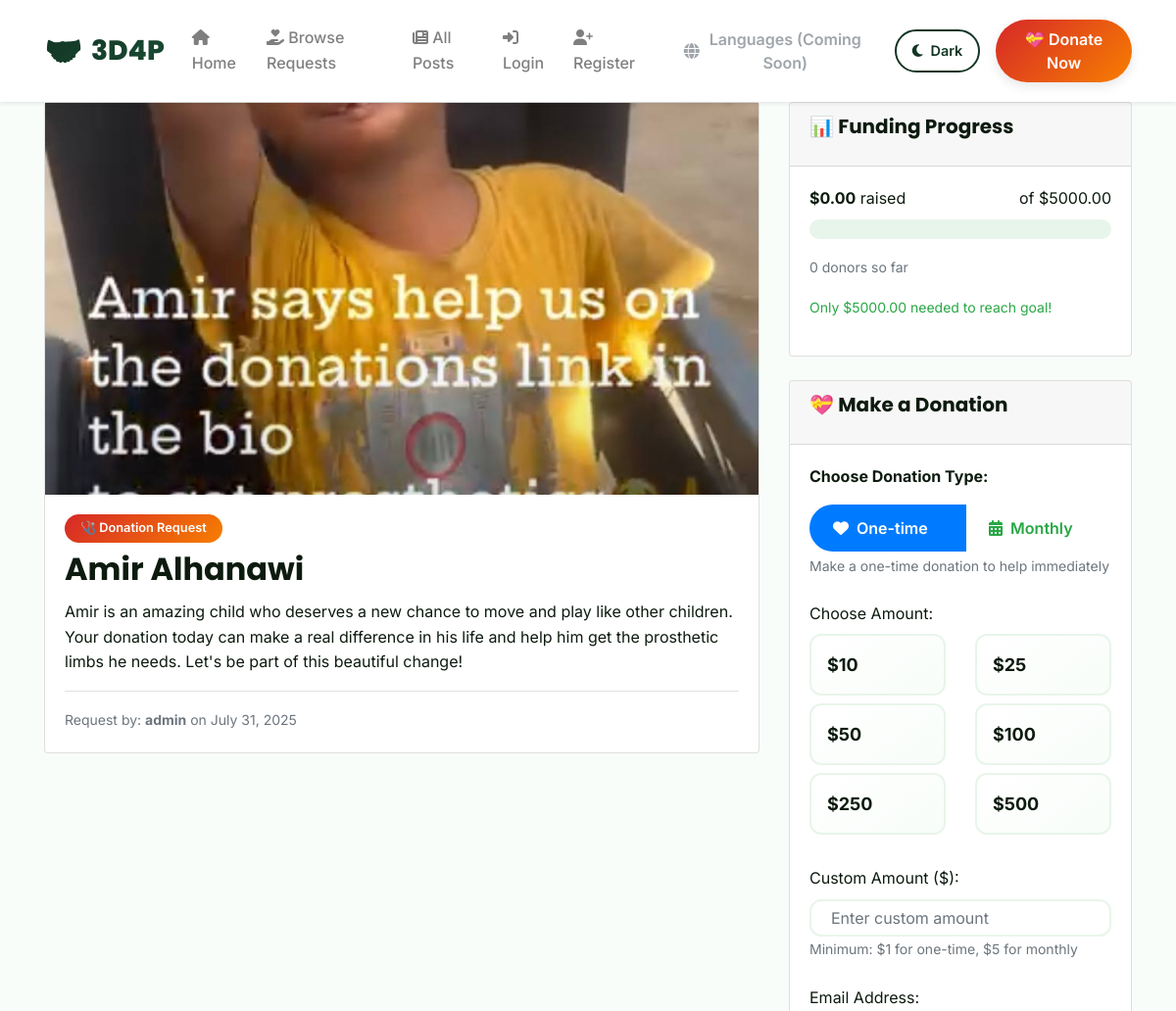
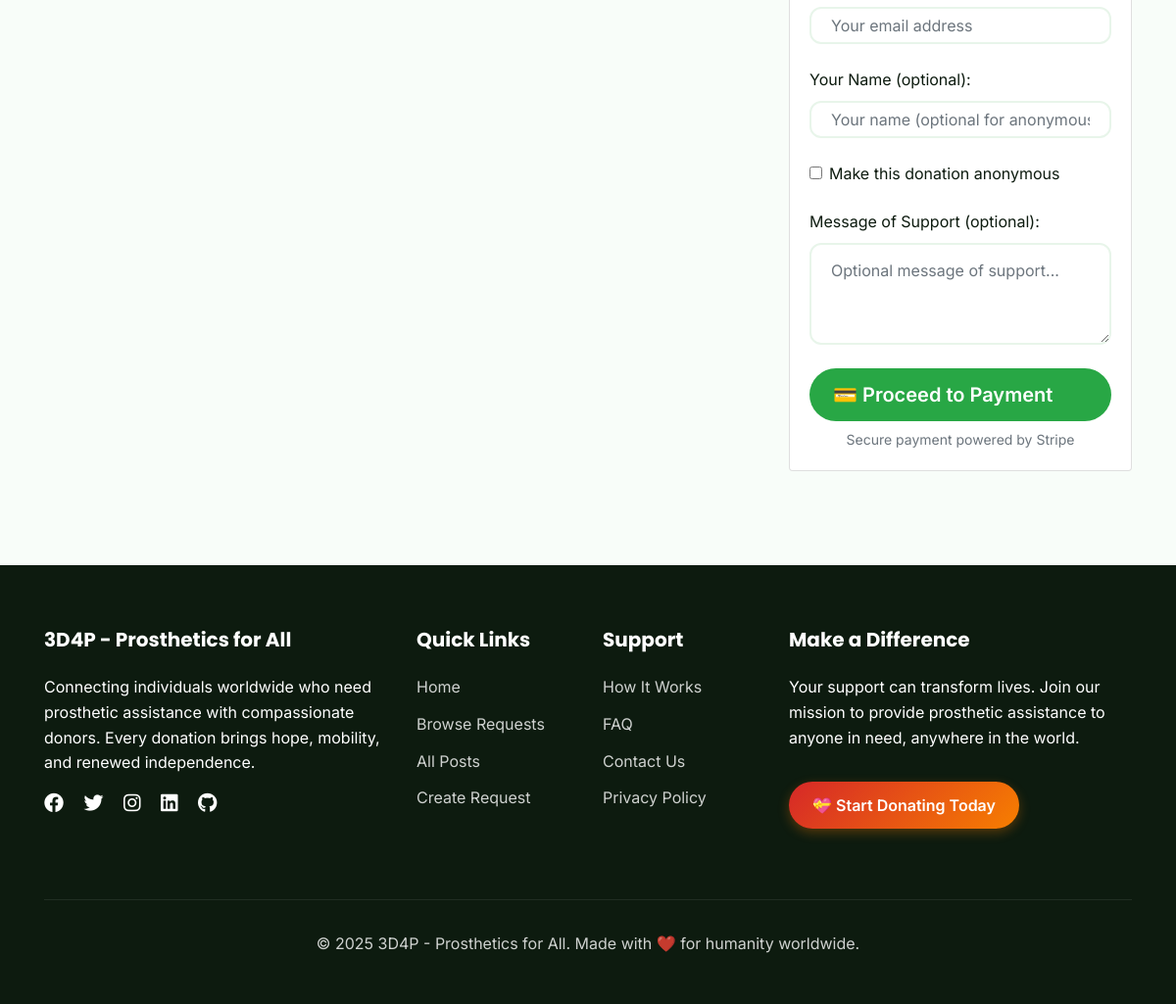
/donations/donate/66/, run on the app's committed database (2 pictures, top to bottom).
### posts/models.py (models this page shows, shortened)
class Post(models.Model):
    POST_TYPE_CHOICES = [
        ('regular', 'Regular Post'),
        ('donation', 'Donation Request'),
    ]
    author = models.ForeignKey(User, on_delete=models.CASCADE, null=True, blank=True)
    author_name = models.CharField(max_length=100, blank=True)
    title = models.CharField(max_length=200)
    content = models.TextField()
    post_type = models.CharField(max_length=20, choices=POST_TYPE_CHOICES, default='regular')
    is_approved = models.BooleanField(default=False)
    created_at = models.DateTimeField(auto_now_add=True)
    updated_at = models.DateTimeField(auto_now=True)
    view_count = models.IntegerField(default=0)
    share_count = models.IntegerField(default=0)
    image = models.ImageField(upload_to='post_images/', null=True, blank=True)

### users/models.py (models this page shows, shortened)
class CustomUser(AbstractUser):
    is_member = models.BooleanField(default=False)
    is_verified = models.BooleanField(default=False)
    bio = models.TextField(blank=True)
    date_of_birth = models.DateField(null=True, blank=True)
    pass

### donations/models.py (models this page shows, shortened)
class DonationGoal(models.Model):
    post = models.OneToOneField(Post, on_delete=models.CASCADE, related_name='donation_goal')
    goal_amount = models.DecimalField(max_digits=10, decimal_places=2)
    current_amount = models.DecimalField(max_digits=10, decimal_places=2, default=Decimal('0.00'))
    is_active = models.BooleanField(default=True)
    created_at = models.DateTimeField(auto_now_add=True)
    @property
    def progress_percentage(self):
        if self.goal_amount == 0:
            return 0
        return min((self.current_amount / self.goal_amount) * 100, 100)
    @property
    def remaining_amount(self):
        return max(self.goal_amount - self.current_amount, Decimal('0.00'))
    def update_current_amount(self):
        total = self.post.donations.filter(payment_status='completed').aggregate(
            total=models.Sum('amount')
        )['total'] or Decimal('0.00')
        self.current_amount = total
        self.save()
        return self.current_amount
    @property
    def total_monthly_supporters(self):
        return self.post.monthly_subscriptions.filter(status='active').count()

class Donation(models.Model):
    PAYMENT_STATUS_CHOICES = [
        ('pending', 'Pending'),
        ('processing', 'Processing'),
        ('completed', 'Completed'),
        ('failed', 'Failed'),
        ('refunded', 'Refunded'),
        ('cancelled', 'Cancelled'),
    ]
    DONATION_TYPE_CHOICES = [
        ('one_time', 'One-time'),
        ('monthly', 'Monthly'),
    ]
    id = models.UUIDField(primary_key=True, default=uuid.uuid4, editable=False)
    post = models.ForeignKey(Post, on_delete=models.CASCADE, related_name='donations')
    donor = models.ForeignKey(User, on_delete=models.CASCADE, null=True, blank=True)
    donor_name = models.CharField(max_length=100, blank=True)
    donor_email = models.EmailField()
    amount = models.DecimalField(max_digits=10, decimal_places=2)
    message = models.TextField(blank=True, max_length=500)
    payment_status = models.CharField(max_length=20, choices=PAYMENT_STATUS_CHOICES, default='pending')
    donation_type = models.CharField(max_length=20, choices=DONATION_TYPE_CHOICES, default='one_time')
    monthly_subscription = models.ForeignKey('MonthlySubscription', on_delete=models.CASCADE, null=True, blank=True, related_name='donations')
    stripe_payment_intent_id = models.CharField(max_length=200, blank=True)
    stripe_checkout_session_id = models.CharField(max_length=200, blank=True)
    stripe_customer_id = models.CharField(max_length=200, blank=True)
    is_anonymous = models.BooleanField(default=False)
    ip_address = models.GenericIPAddressField(null=True, blank=True)
    created_at = models.DateTimeField(auto_now_add=True)
    updated_at = models.DateTimeField(auto_now=True)
    completed_at = models.DateTimeField(null=True, blank=True)
    class Meta:
        ordering = ['-created_at']
        indexes = [
            models.Index(fields=['payment_status']),
            models.Index(fields=['post', 'payment_status']),
        ]

### donations/views.py (the view)
# urls.py: path('donate/<int:post_id>/', views.donate_to_post, name='donate_to_post'),
def donate_to_post(request, post_id):
    post = get_object_or_404(Post, id=post_id, post_type='donation', is_approved=True)
    try:
        goal = post.donation_goal
    except DonationGoal.DoesNotExist:
        goal = DonationGoal.objects.create(
            post=post,
            goal_amount=Decimal('5000.00')  # Default goal
        )
    goal.update_current_amount()
    recent_donations = post.donations.filter(
        payment_status='completed',
        is_anonymous=False
    ).select_related('donor')[:5]
    if request.method == 'POST':
        form = DonationForm(request.POST)
        if form.is_valid():
            return process_donation(request, post, form)
    else:
        initial_data = {}
        if request.user.is_authenticated:
            initial_data = {
                'donor_name': request.user.get_full_name() or request.user.username,
                'donor_email': request.user.email,
            }
        form = DonationForm(initial=initial_data)
    context = {
        'post': post,
        'goal': goal,
        'form': form,
        'recent_donations': recent_donations,
        'stripe_public_key': getattr(settings, 'STRIPE_PUBLIC_KEY', ''),
        'total_donors': post.donations.filter(payment_status='completed').count(),
    }
    return render(request, 'donations/donate_form.html', context)

### utils/error_handlers.py (called while the page is built)
    def __call__(self, request):
        if self.is_suspicious_request(request):
            logger.warning(
                f"Suspicious request detected: {request.method} {request.get_full_path()} "
                f"from IP: {self.get_client_ip(request)}"
            )
        response = self.get_response(request)
        return response

    def is_suspicious_request(self, request):
        suspicious_patterns = [
            'admin/', 'wp-admin/', 'phpmyadmin/', '.env', 'config.php',
            'shell.php', 'cmd.php', 'eval(', 'system(', 'exec('
        ]
        path = request.get_full_path().lower()
        return any(pattern in path for pattern in suspicious_patterns)

### donations/templates/donations/donate_form.html (shortened to what this page needs)
{% extends 'base.html' %}
{% block content %}
<div class="container mt-4">
    <div class="row">
        <div class="col-md-8">
            <div class="card mb-4">
                {% if post.image or post.images.exists or post.donation_details.images.exists %}
                <div id="postImageCarousel" class="carousel slide" data-ride="carousel">
                    <div class="carousel-inner">
                        {% if post.image %}
                        <div class="carousel-item active">
                            <img src="{{ post.image.url }}" class="d-block w-100" alt="{{ post.title }}" style="max-height: 400px; object-fit: cover;">
                        </div>
                        {% endif %}
                    </div>
                </div>
                {% endif %}
                <div class="card-body">
                    <span class="badge badge-danger mb-2">🩺 Donation Request</span>
                    <h2 class="card-title">{{ post.title }}</h2>
                    <p class="card-text">{{ post.content }}</p>
                    <div class="border-top pt-3">
                        <small class="text-muted">
                            Request by:
                            {% if post.author %}
                                <strong>{{ post.author.username }}</strong>
                            {% else %}
                                <strong>{{ post.author_name }}</strong>
                            {% endif %}
                            on {{ post.created_at|date:"F j, Y" }}
                        </small>
                    </div>
                </div>
            </div>
        </div>
        <div class="col-md-4">
            {% if goal %}
            <div class="card mb-4">
                <div class="card-header">
                    <h5>📊 Funding Progress</h5>
                </div>
                <div class="card-body">
                    <div class="d-flex justify-content-between mb-2">
                        <span><strong>${{ goal.current_amount }}</strong> raised</span>
                        <span>of ${{ goal.goal_amount }}</span>
                    </div>
                    <div class="progress mb-3" style="height: 20px;">
                    </div>
                    <p><small class="text-muted">{{ total_donors }} donor{{ total_donors|pluralize }} so far</small></p>
                    <p><small class="text-success">Only ${{ goal.remaining_amount }} needed to reach goal!</small></p>
                </div>
            </div>
            {% endif %}
            <div class="card">
                <div class="card-header">
                    <h5>💝 Make a Donation</h5>
                </div>
                <div class="card-body">
                    <div class="form-group mb-4">
                        <label class="font-weight-bold">Choose Donation Type:</label>
                        <div class="btn-group btn-group-toggle w-100 mt-2" data-toggle="buttons">
                            <label class="btn btn-outline-primary active" id="oneTimeLabel">
                                <i class="fas fa-heart"></i> One-time
                            </label>
                            <label class="btn btn-outline-success" id="monthlyLabel">
                                <i class="fas fa-calendar-alt"></i> Monthly
                            </label>
                        </div>
                        <small class="text-muted d-block mt-1">
                            <span id="donationType-help">Make a one-time donation to help immediately</span>
                        </small>
                    </div>
                    <form method="post" id="donationForm">
                        <div class="form-group" id="oneTimeAmounts">
                            <label>Choose Amount:</label>
                            <div class="row">
                                <div class="col-6 mb-2">
                                    <button type="button" class="btn btn-outline-primary btn-block amount-btn" data-amount="10">$10</button>
                                </div>
                                <div class="col-6 mb-2">
                                    <button type="button" class="btn btn-outline-primary btn-block amount-btn" data-amount="25">$25</button>
                                </div>
                                <div class="col-6 mb-2">
                                    <button type="button" class="btn btn-outline-primary btn-block amount-btn" data-amount="50">$50</button>
                                </div>
                                <div class="col-6 mb-2">
                                    <button type="button" class="btn btn-outline-primary btn-block amount-btn" data-amount="100">$100</button>
                                </div>
                                <div class="col-6 mb-2">
                                    <button type="button" class="btn btn-outline-primary btn-block amount-btn" data-amount="250">$250</button>
                                </div>
                                <div class="col-6 mb-2">
                                    <button type="button" class="btn btn-outline-primary btn-block amount-btn" data-amount="500">$500</button>
                                </div>
                            </div>
                        </div>
                        <div class="form-group">
                            <label for="{{ form.amount.id_for_label }}" id="customAmountLabel">Custom Amount ($):</label>
                            {{ form.amount }}
                            <small class="text-muted" id="customAmountHelp">Minimum: $1 for one-time, $5 for monthly</small>
                        </div>
                        <div class="form-group">
                            <label for="{{ form.donor_email.id_for_label }}">Email Address:</label>
                            {{ form.donor_email }}
                        </div>
                        <div class="form-group">
                            <label for="{{ form.donor_name.id_for_label }}">Your Name (optional):</label>
                            {{ form.donor_name }}
                        </div>
                        <div class="form-group form-check">
                            {{ form.is_anonymous }}
                            <label class="form-check-label" for="{{ form.is_anonymous.id_for_label }}">
                                Make this donation anonymous
                            </label>
                        </div>
                        <div class="form-group">
                            <label for="{{ form.message.id_for_label }}">Message of Support (optional):</label>
                            {{ form.message }}
                        </div>
                        <button type="submit" class="btn btn-success btn-lg btn-block" id="submitButton">
                            💳 Proceed to Payment
                        </button>
                        <small class="text-muted d-block text-center mt-2" id="paymentInfo">
                            Secure payment powered by Stripe
                        </small>
                    </form>
                </div>
            </div>
        </div>
    </div>
</div>
{% endblock %}

### static/css/main.css (style rules this page uses)
:root { --primary-color: #123524; --secondary-color: #1a4d34; --accent-color: #2d6b45; --danger-color: #d62828; --success-color: #27a745; --dark-color: #0d1b0f; --light-color: #f8fdf9; --gray-light: #e8f5ea; --gray-medium: #6c7b6d; --white: #ffffff; --gradient-primary: linear-gradient(135deg, #123524 0%, #1a4d34 100%); --gradient-hero: linear-gradient(135deg, #0d1b0f 0%, #123524 100%); --gradient-card: linear-gradient(145deg, #ffffff 0%, #f8fdf9 100%); --gradient-danger: linear-gradient(135deg, #d62828 0%, #f77f00 100%); --shadow-sm: 0 2px 4px rgba(0,0,0,0.08); --shadow-md: 0 4px 12px rgba(0,0,0,0.1); --shadow-lg: 0 8px 24px rgba(0,0,0,0.12); --shadow-xl: 0 12px 48px rgba(0,0,0,0.15); --font-primary: 'Inter', -apple-system, BlinkMacSystemFont, 'Segoe UI', sans-serif; --font-heading: 'Poppins', sans-serif; --transition-fast: all 0.2s ease; --transition-medium: all 0.3s ease; --transition-slow: all 0.5s cubic-bezier(0.4, 0, 0.2, 1); }
* { margin: 0; padding: 0; box-sizing: border-box; }
body { font-family: var(--font-primary); color: var(--dark-color); background-color: var(--light-color); line-height: 1.6; overflow-x: hidden; }
h1, h2, h3, h4, h5, h6 { font-family: var(--font-heading); font-weight: 700; color: var(--dark-color); margin-bottom: 1rem; }
.progress { height: 12px; border-radius: 50px; background: var(--gray-light); overflow: visible; position: relative; }
.btn { font-family: var(--font-primary); font-weight: 600; padding: 0.75rem 1.5rem; border-radius: 50px; transition: var(--transition-medium); text-decoration: none; display: inline-flex; align-items: center; gap: 0.5rem; border: none; cursor: pointer; }
.form-group { margin-bottom: 1.5rem; }
.form-control { width: 100%; padding: 0.875rem 1.25rem; border: 2px solid var(--gray-light); border-radius: 12px; font-size: 1rem; transition: var(--transition-fast); background: var(--white); }
.amount-btn { background: var(--gradient-card); border: 2px solid var(--gray-light); padding: 1rem; border-radius: 12px; font-weight: 700; font-size: 1.125rem; color: var(--dark-color); transition: var(--transition-fast); cursor: pointer; }
.badge { padding: 0.5rem 1rem; border-radius: 20px; font-weight: 600; font-size: 0.8rem; display: inline-flex; align-items: center; gap: 0.25rem; }
.badge-danger { background: var(--gradient-danger); color: white; }
* { transition: background-color 0.3s ease, color 0.3s ease, border-color 0.3s ease; }

### donations/templates/donations/donate_form.html (style rules this page uses)
.carousel-item::after { content: ""; position: absolute; top: 0; left: 0; right: 0; bottom: 0; background: linear-gradient(to bottom, transparent 60%, rgba(0,0,0,0.1) 100%); pointer-events: none; }

### data on the page
Post: image (picture), title "Amir Alhanawi", content "Amir is an amazing child who deserves a new chance to move and play like other children. Your donation today can make a real difference in his life and help him get the prosthetic limbs he needs. Let's be part of this beautiful change!", author.username "admin", created_at "July 31, 2025"
DonationGoal: current_amount "0.00", goal_amount "5000.00", remaining_amount "5000.00"

### other printed values
{{ total_donors }} "0"
